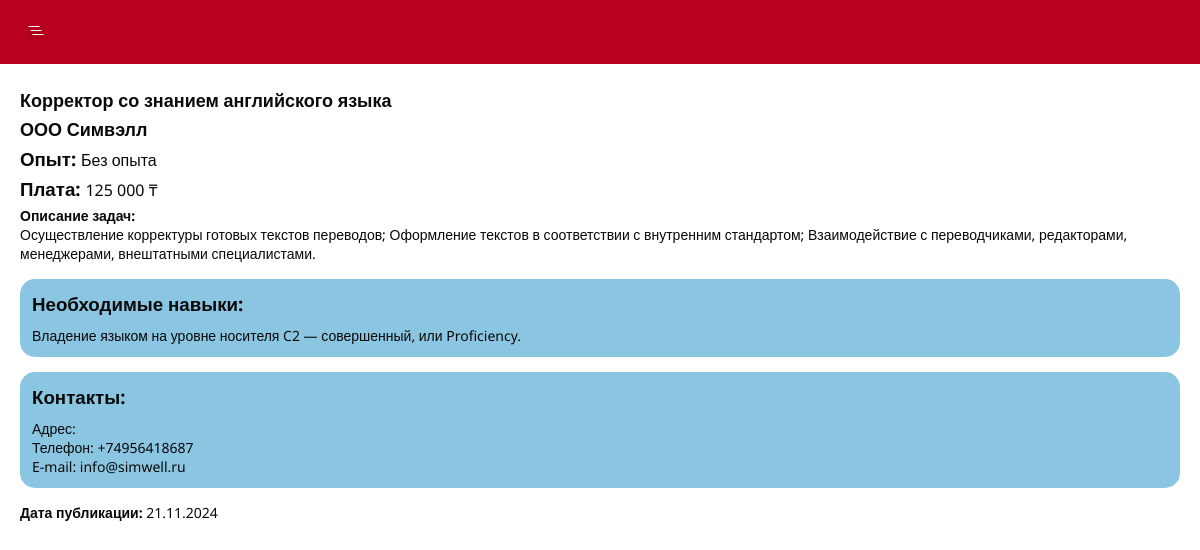
Page /jobs/detail/1 on the committed database.
### startit_app/models.py (models this page shows, shortened)
class Job(models.Model):
    title = models.CharField("Название вакансии", max_length=255)
    category = models.ForeignKey(Category, on_delete=models.CASCADE, verbose_name="Выберите категорию")
    company = models.CharField("Название компании", max_length=100)
    experience = models.CharField("Опыт работы", max_length=80, default ="Без опыта")
    salary =  models.CharField("Зарплата", max_length=80)
    description = models.TextField("Описание вакансии")
    skills = models.CharField("Навыки", max_length=255)
    address = models.CharField("Адрес", max_length=255)
    phone = models.CharField("Телефон", max_length=14)
    email = models.CharField("E-mail", max_length=100)
    created_at = models.DateTimeField("Дата и время публикации", default=datetime.now)
    class Meta:
        verbose_name = "Вакансия"
        verbose_name_plural = "Вакансии"

### startit_app/views.py (the view)
# urls.py: path('jobs/detail/<int:pk>', views.job_detail_page, name='job_detail_page'),
def job_detail_page(request, pk):
    job = get_object_or_404(Job, pk=pk)
    context = {
        'job': job
    }
    return render(request, "./job-detail.html", context)

### startit_app/templates/job-detail.html (shortened to what this page needs)
{% extends 'base.html' %}
{% block content %}
<section class="job-detail">
    <div class="container">
        <h1 class="title">{{ job.title }}</h1>
        <h2 class="title">{{ job.company }}</h2>
        <h3 class="job-detail__data">Опыт: <span>{{ job.experience }}</span></h3>
        <h3 class="job-detail__data">Плата:
            <span>
                {% if job.salary == "не указано" %}
                {{ job.salary }}</h3>
                {% else %}
                {{ job.salary }} &#8376;
                {% endif %}
            </span>
        </h3>
        <p class="job-detail__content"><strong>Описание задач:</strong><br> {{ job.description }}</p>
        <div class="job-detail__skills">
            <h3 class="job-detail__title">Необходимые навыки: </h3>
            <p>{{ job.skills }}</p>
        </div>
        <div class="job-detail__skills">
            <h3 class="job-detail__title">Контакты: </h3>
            <ul class="job-detail__address">
                <li>Адрес: {{ job.adress }}</li>
                <li>Телефон: {{ job.phone }}</li>
                <li>E-mail: {{ job.email }}</li>
            </ul>
        </div>
        <p class="job-detail__content"><strong>Дата публикации: </strong>{{ job.created_at|date:"d.m.Y" }}</p>
    </div>
</section>
{% endblock %}

### startit_app/static/css/style.css (style rules this page uses)
* { padding: 0; margin: 0; box-sizing: border-box; font-family: "Noto Sans", sans-serif; }
:root { --light: #507687; --twice: #384B70; --red: #B8001F; --white: #FCFAEE; --ow: #D9D9D9; --rgv1099: rgb(10, 9, 9); --list: #fff; --bord: #8AC6E2; --borde: #45503B; --border: #C98D8D; }
.container { margin-left: 20px; margin-right: 20px; }
.title { font-size: 18px; font-weight: 800; color: rgb(10, 9, 9); }
.categories, .jobs, .job-detail, .auth { padding: 24px 0; }
.job-detail, .title { margin-bottom: 5px; }
.job-detail__data { color: var(--rgv1099); margin-bottom: 5px; }
.job-detail__data span { font-weight: 400; font-size: 16px; }
.job-detail__content { font-size: 14px; color: var(--rgv1099); margin-bottom: 16px; }
.job-detail__skills { padding: 12px; background-color: var(--bord); color: var(--rgv1099); border-radius: 15px; margin-bottom: 15px; }
.job-detail__title { margin-bottom: 10px; }
.job-detail__skills p, .job-detail__address { font-size: 14px; }
.job-detail__skills li { list-style: none; }

### rows in the picture
Job: title "Корректор со знанием английского языка", company "ООО Симвэлл", experience "Без опыта", salary "125 000", description "Осуществление корректуры готовых текстов переводов; Оформление текстов в соответствии с внутренним стандартом; Взаимодействие с переводчиками, редакторами, менеджерами, внештатными специалистами.", skills "Владение языком на уровне носителя C2 — совершенный, или Proficiency.", phone "+74956418687", email "info@simwell.ru", created_at "21.11.2024"
